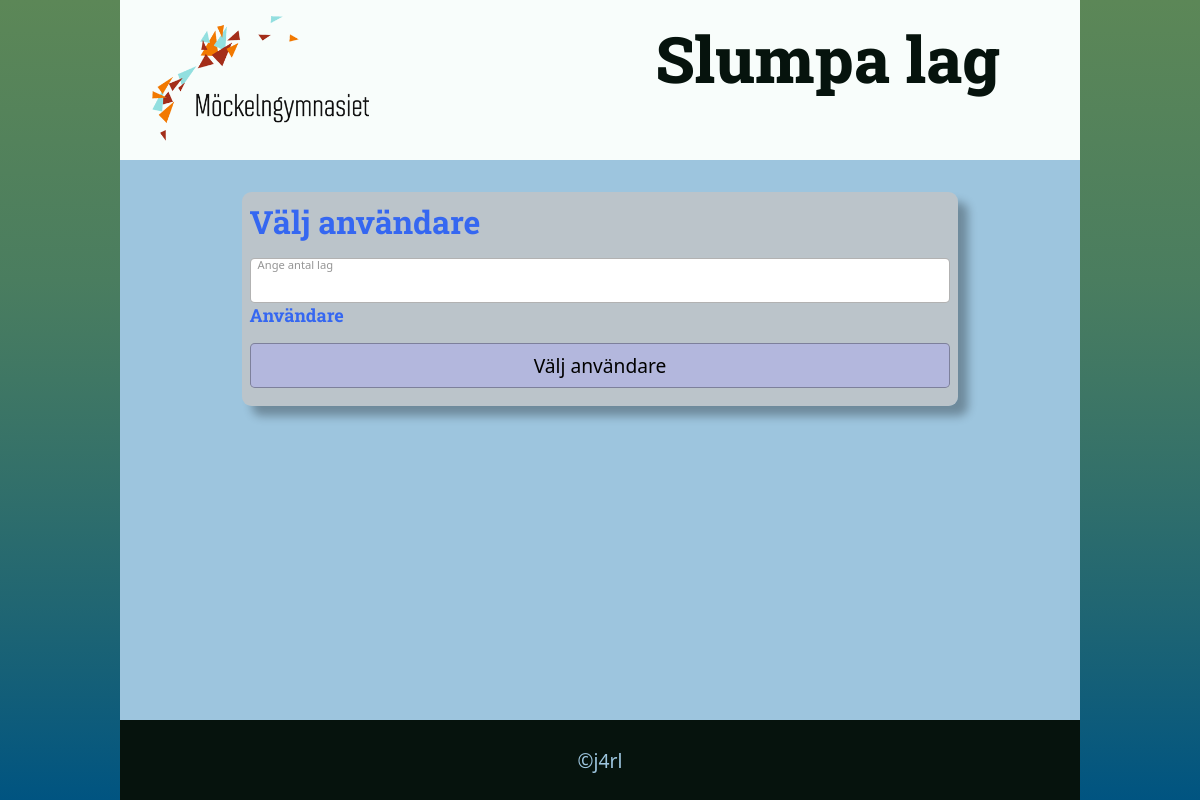
/pickusers.php, run on an earlier commit of the app's database.
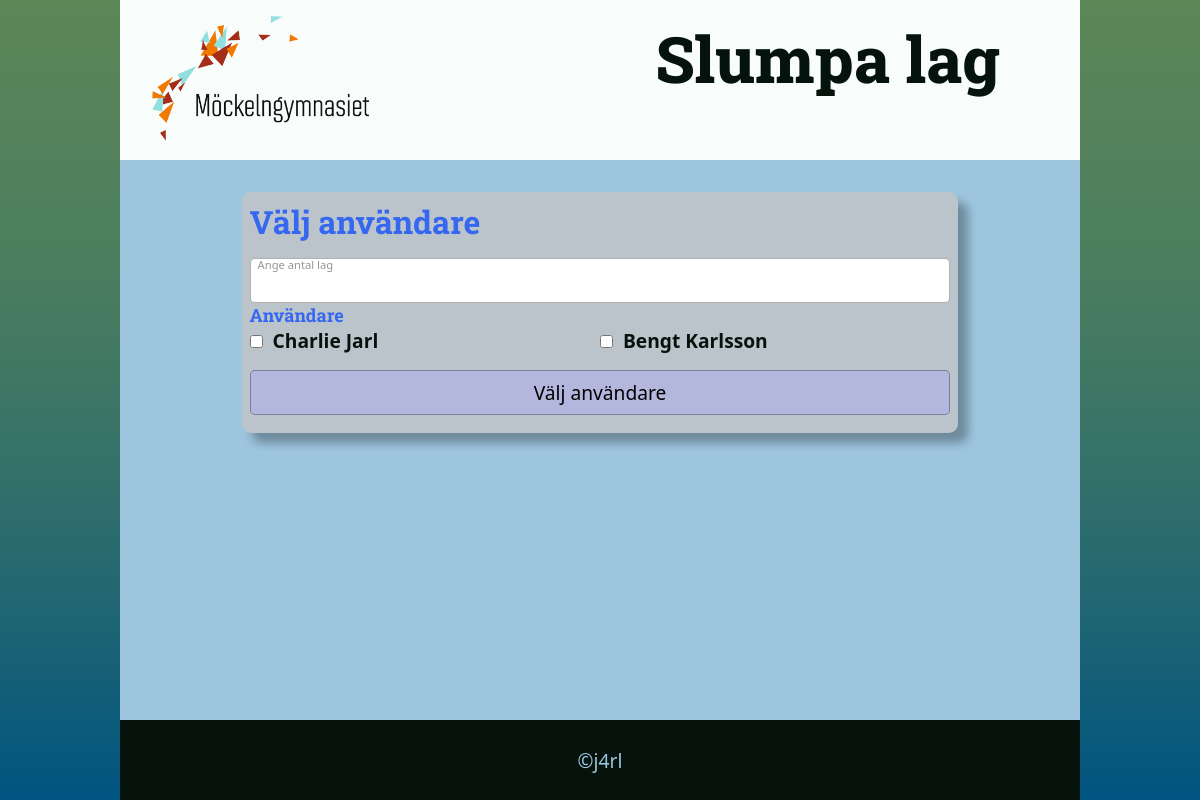
And on a later commit of the database.
### tables this page shows
CREATE TABLE `tbluser` (
  `id` int(11) NOT NULL,
  `username` varchar(30) NOT NULL,
  `password` varchar(255) NOT NULL,
  `name` varchar(100) NOT NULL,
  `team` int(11) DEFAULT NULL,
  `userlevel` int(11) NOT NULL DEFAULT 10
);

### func.php (called while the page is built, shortened)
<?php
$db=new Database("mockelngymnasie");
class Database extends Crypt
{
    function __construct($db_name, $host="localhost", $username="mockelngymnasie", $password="PPeTExVh") {
        $this->mysqli = mysqli_connect($host, $username, $password, $db_name);
    }
    public function runQuery($strQuery){
        $strSQL=$strQuery;
        return $this->mysqli->query($strSQL);
    }
}
?>

### pickusers.php (the view, shortened to what this page needs)
<?php require_once("func.php");
ob_start(); ?>
<!DOCTYPE html>
<html lang="en">
<?php require_once("_head.php") ?>
<body>
<header><img src="Mockelngymnasiet-w400-svart-text-transparent.png" alt="Möckelngymnasiet">Slumpa lag</header>
   <main>
    <form action="pickusers.php" method="post" name="pickusers">
        <h1>Välj användare</h1>
        <label for="numteams">Ange antal lag</label>
        <input type="number" name="numteams">
       <h4>Användare</h4>
       <div class="colform">
        <?php
            $result = $db->runQuery("SELECT userid, name FROM tbluser");
            while ($row = mysqli_fetch_assoc($result)) { ?>
                <div><input type="checkbox" name="selected_users[]" value="<?=$row['userid']?>">&nbsp;&nbsp;<b><?=$row['name']?></b></div>
         <?php   }    ?>
        </div>
        <input type="submit" name="btn" value="Välj användare">
    </form></main>
    <?php require_once("_footer.php") ?>
</body>
</html>

What changed in the data, as far as the page shows it:
added tbluser: name "Charlie Jarl"
added tbluser: name "Bengt Karlsson"
